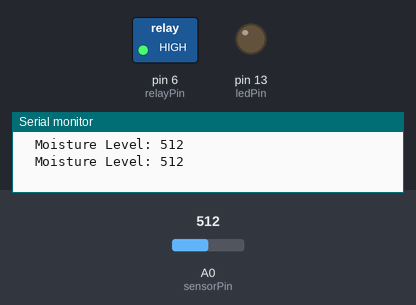
Bench run of a sketch on a simulated Arduino Uno, built with avr-gcc and run on an emulated ATmega328P. On the bench: switched loads named in the sketch (green lamp = pin HIGH), output pins drawn as LEDs (lit = HIGH), the last lines printed to the serial monitor. The test bench sets the inputs (shaded band); at power-on: A0 (sensorPin) = 512.

Above: at 1.8 s.
1.9 s: A0 (sensorPin) set to 688
3.4 s: A0 (sensorPin) set to 718
At 4.4 s:
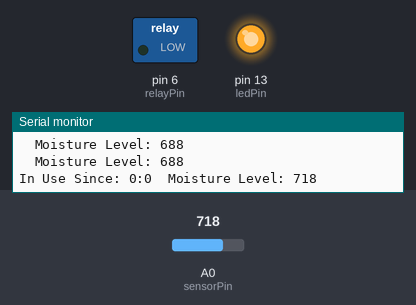
Timing chart, 0 to 6.4 s (numbered marks = the images above; inputs shaded):
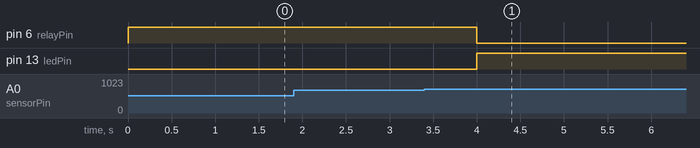

Measured:
- the behaviour switches between 700 and 701 on A0 (sensorPin) (found by bisection; images 0 and 1)
- after the input at 3.4 s, pin 6 (relayPin): HIGH → LOW after 0.60 s; pin 13 (ledPin): LOW → HIGH after 0.60 s

The sketch:

temp.ino
```cpp
const int sensorPin = A0;
const int relayPin = 6;
const int ledPin = 13;
const int threshold = 700;
unsigned long startTime;
unsigned long currentTime;
void setup() {
  pinMode(relayPin, OUTPUT);
  pinMode(ledPin, OUTPUT);
  Serial.begin(9600);
}
void loop() {
  int sensorValue = analogRead(sensorPin);
  if (sensorValue > threshold) {
    digitalWrite(relayPin, LOW);
    digitalWrite(ledPin, HIGH);
    startTime = millis();
    while (sensorValue > threshold) {
      unsigned long elapsedTime = (millis() - startTime) / 1000;
      Serial.print("In Use Since: ");
      Serial.print(elapsedTime / 60);
      Serial.print(":");
      Serial.print(elapsedTime % 60);
      Serial.println("  Moisture Level: " + String(sensorValue));
      delay(1000);
      sensorValue = analogRead(sensorPin);
    }
    Serial.print("Moisture Level: " + String(sensorValue));
    Serial.println("  Motor turned off");
  } else {
    digitalWrite(relayPin, HIGH);
    digitalWrite(ledPin, LOW);
    Serial.println("  Moisture Level: " + String(sensorValue));
    delay(1000);
  }
}
```
